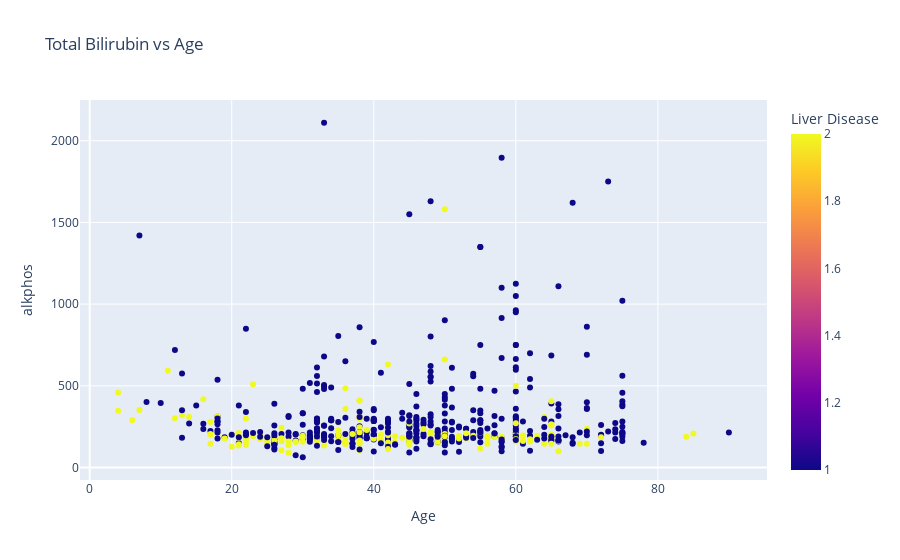

The notebook cell this image was saved under:
### Code cell
fig = px.scatter(df, x='age', y='alkphos', color='selector', title='Total Bilirubin vs Age', labels={'age': 'Age', 'total_bilirubin': 'Total Bilirubin', 'selector': 'Liver Disease'})
fig.show()

### Figure 1 — Plotly figure (JSON) as saved in the notebook; plotly's stock layout.template omitted (floating-point values rounded to 4 significant figures; data arrays with more than 128 entries replaced by an {"elided": "..."} marker saying what was removed)
{"data": [{"hovertemplate": "Age=%{x}<br>alkphos=%{y}<br>Liver Disease=%{marker.color}<extra></extra>", "legendgroup": "", "marker": {"color": {"elided": "583 int values"}, "coloraxis": "coloraxis", "symbol": "circle"}, "mode": "markers", "name": "", "orientation": "v", "showlegend": false, "type": "scatter", "x": {"elided": "583 int values"}, "xaxis": "x", "y": {"elided": "583 int values"}, "yaxis": "y"}], "layout": {"coloraxis": {"colorbar": {"title": {"text": "Liver Disease"}}, "colorscale": [[0, "#0d0887"], [0.1111, "#46039f"], [0.2222, "#7201a8"], [0.3333, "#9c179e"], [0.4444, "#bd3786"], [0.5556, "#d8576b"], [0.6667, "#ed7953"], [0.7778, "#fb9f3a"], [0.8889, "#fdca26"], [1, "#f0f921"]]}, "legend": {"tracegroupgap": 0}, "title": {"text": "Total Bilirubin vs Age"}, "xaxis": {"anchor": "y", "domain": [0, 1], "title": {"text": "Age"}}, "yaxis": {"anchor": "x", "domain": [0, 1], "title": {"text": "alkphos"}}}}
